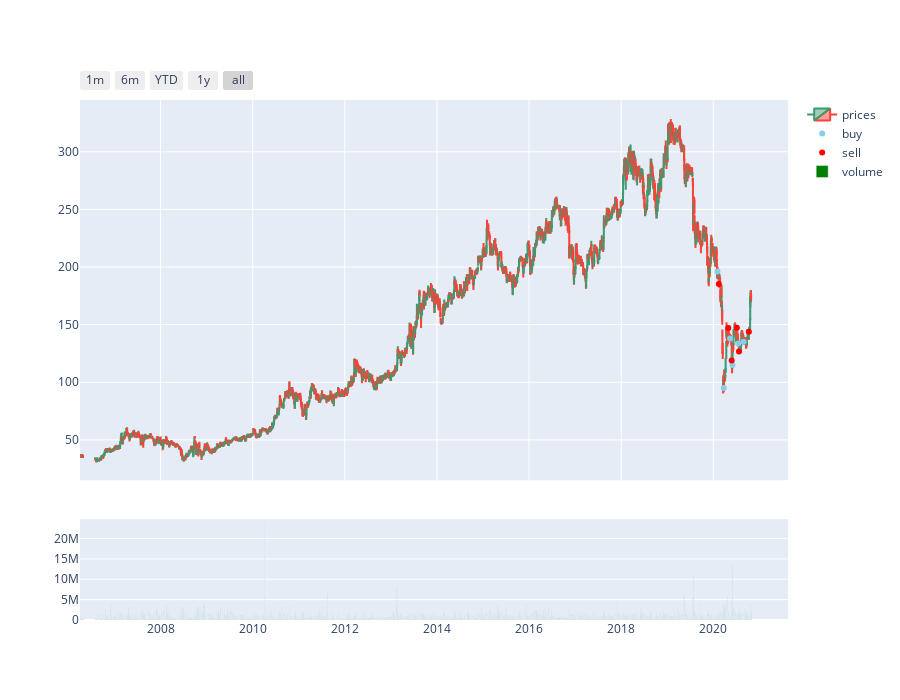

Source (notebook cell):
### Code cell
test_chart(data,buy,sell)

### Figure 1 — Plotly figure (JSON) as saved in the notebook; plotly's stock layout.template omitted (floating-point values rounded to 4 significant figures; data arrays with more than 128 entries replaced by an {"elided": "..."} marker saying what was removed)
{"data": [{"close": {"elided": "3459 float values"}, "high": {"elided": "3459 float values"}, "low": {"elided": "3459 float values"}, "name": "prices", "open": {"elided": "3459 mixed values"}, "type": "candlestick", "x": {"elided": "3459 str values"}, "xaxis": "x", "yaxis": "y"}, {"marker": {"color": "skyblue"}, "mode": "markers", "name": "buy", "type": "scatter", "x": ["2020-02-03T00:00:00", "2020-03-24T00:00:00", "2020-05-13T00:00:00", "2020-06-01T00:00:00", "2020-07-17T00:00:00", "2020-08-28T00:00:00"], "xaxis": "x", "y": [196, 95, 138, 115.1, 133.6, 135.1], "yaxis": "y"}, {"marker": {"color": "red"}, "mode": "markers", "name": "sell", "type": "scatter", "x": ["2020-02-14T00:00:00", "2020-04-29T00:00:00", "2020-05-26T00:00:00", "2020-07-06T00:00:00", "2020-07-23T00:00:00", "2020-10-09T00:00:00"], "xaxis": "x", "y": [185.2, 147, 119, 147.3, 126.6, 143.8], "yaxis": "y"}, {"marker": {"color": "green"}, "name": "volume", "type": "bar", "x": {"elided": "3459 str values"}, "xaxis": "x2", "y": {"elided": "3459 int values"}, "yaxis": "y2"}], "layout": {"height": 700, "xaxis": {"anchor": "y", "domain": [0, 1], "matches": "x2", "rangeselector": {"buttons": [{"count": 1, "label": "1m", "step": "month", "stepmode": "backward"}, {"count": 6, "label": "6m", "step": "month", "stepmode": "backward"}, {"count": 1, "label": "YTD", "step": "year", "stepmode": "todate"}, {"count": 1, "label": "1y", "step": "year", "stepmode": "backward"}, {"step": "all"}]}, "rangeslider": {"visible": false}, "showticklabels": false}, "xaxis2": {"anchor": "y2", "domain": [0, 1]}, "yaxis": {"anchor": "x", "autorange": true, "domain": [0.2687, 1]}, "yaxis2": {"anchor": "x2", "domain": [0, 0.1938]}}}
